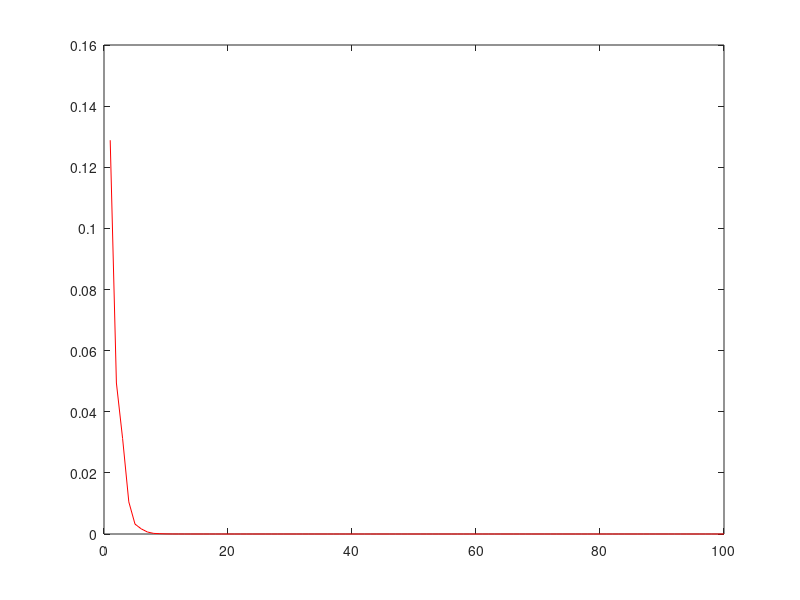

Write the MATLAB code that produced this figure. (Note: this script raises an error after producing the figure.)
states = zeros(1, 10);
policy = ones (1,16);
value = zeros (1,16);

#Position possible quand on marche 2 3 4 5 8 9 13 14 
rew = [ 0,-1,0,-1;  # position 1 non-voulue, les actions 0 lui permettent de revenir dans une position normale
        -1,0,-1,0;  # position 2 on donne -1 quand le mouvement est impossible ou si il retourne en arrière.
        0,-1,-1,-1;  # //
        -1,-1,1,-1; # Position 4 intermédiaire,on donne une récompense à l'action qui le fait avancer 
        
        -1,0,-1,0;  # CF position 2
        0,-1,0,-1;  # CF position 1
        0,-1,0,-1;  # CF position 1
        -1,0,-1,-1;  # CF position 2
        
        -1,-1,0,-1;
        -1,-1,0,-1;
        -1,-1,-1,-1;  # Position 11, ne marche pas si g petit sinon 0,-1,0,-1;
        -1,0,-1,0;
        
        1,-1,-1,-1; # CF position 4
        -1,-1,-1,0; 
        -1,-1,-1,-1;  # CF position 11 sinon   -1,0,-1,0;
        -1,0,-1,0]; # CF position 1

        
# Facteur d'actualisation
g = 0.5;

trans = [ 2,4,5,13;
          1,3,6,14;
          4,2,7,15;
          3,1,8,16;#4
          
          6,8,1,9;
          5,7,2,10;
          8,6,3,11;
          7,5,4,12;#8
          
          10,12,13,5;          
          9,11,14,6;          
          12,10,15,7;
          11,9,16,8;#12
          
          14,16,9,1;
          13,15,10,2;                 
          16,14,11,3;     
          15,13,12,4];


iteration = 100;            %Nombre d'itération pour l'amélioration de la politique
buf = 0;        
RMS = zeros(1,iteration);   %Erreur entre la nouvelle estimation des récompenses futures et la précédente
inter = zeros(1,iteration); %Axe pour le graphe

%assez d'iteration
for p = 1:iteration
  for s = 1:16
    [dummy, policy(s)] = max(rew(s,:) + g * value(trans(s,:)));
  end
  last_value = value;
  for s = 1:16
    a = policy(s);
    value(s)=rew(s,a) + g * value(trans(s,a));
  end  
  
  buf = 0;
  for s = 1:16
    buf += (value(s) - last_value(s))^2;
  end

  %Calcul du critère de convergence
  RMS(p) = (1/16)*((buf)^(1/2));
  inter(p) = p;
end

plot(inter,RMS,'r');
hold on;

%Initialise l'etat initiale de toto
states(1) = ceil(rand*16);

%Selon l'etat precedent on calcul l etat suivant
for u = 2:10
    states(u) = trans(states(u-1),policy(states(u-1)));
end

%Generation image toto
figure();
walkshow(states',"toto.png");

